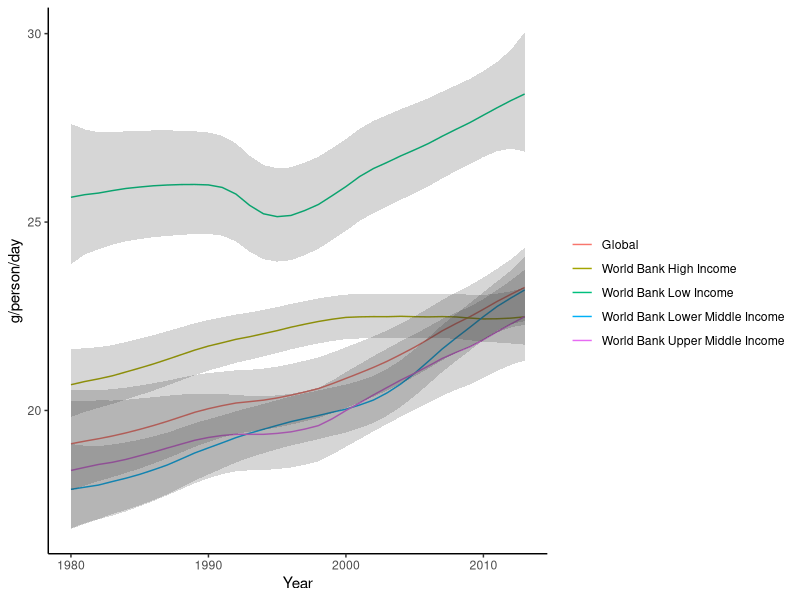
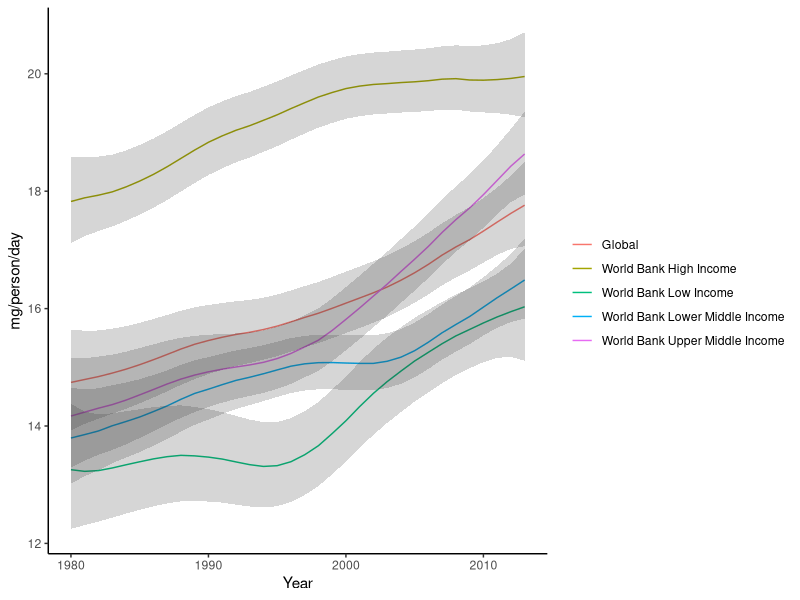
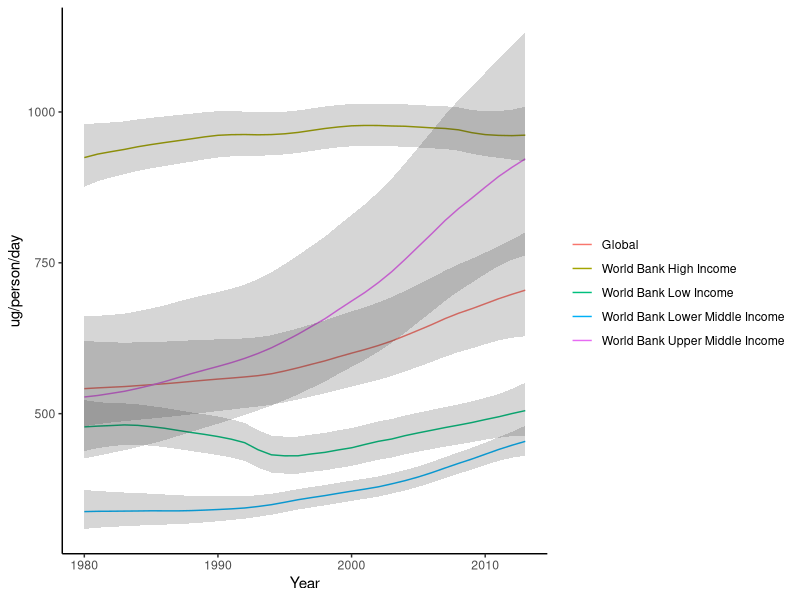
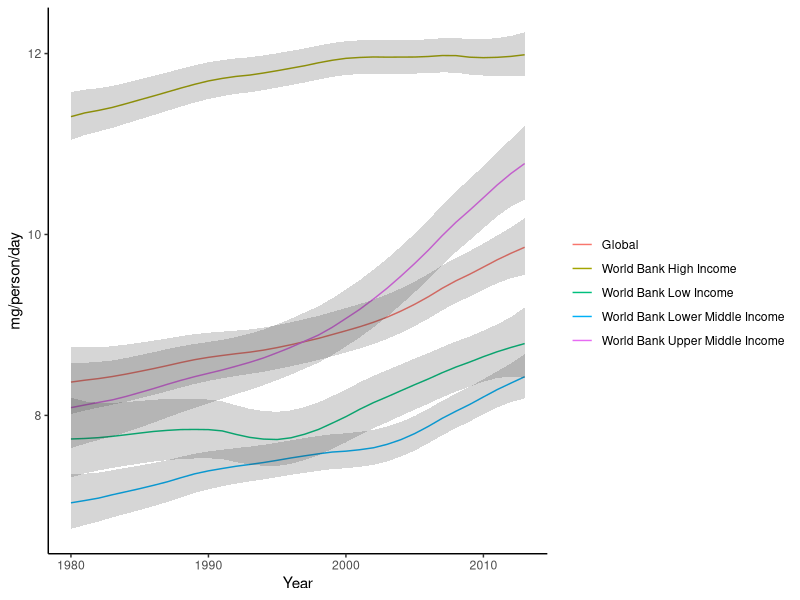

Recreate these plots in R, in order.
#### Startup ####

list.of.packages <- c("data.table","ggplot2","openxlsx")
new.packages <- list.of.packages[!(list.of.packages %in% installed.packages()[,"Package"])]
if(length(new.packages)) install.packages(new.packages)
lapply(list.of.packages, require, character.only=T)

# Change WD to git repo if needed
wd <- "~/GNR"
setwd(wd)

dat = read.xlsx("Figure 3.5 Availability of fiber, iron, zinc and vitamin A at the global level and by income classification.xlsx",startRow = 2)

nutrients = unique(dat$nutrient)
for(the_nutrient in nutrients){
  dat.sub = subset(dat,nutrient==the_nutrient)
  unit_lab = paste0(dat.sub$unit[1],"/person/day")
  chart_title = paste0(the_nutrient,".png")
  p = ggplot(dat.sub,aes(x=year, group=income.classification)) + 
    geom_line(aes(y=mean, color=income.classification)) + 
    geom_ribbon(aes(ymin=lower.bound, ymax=upper.bound), alpha=0.2) +
    theme_classic() +
    labs(x="Year",y=unit_lab) + 
    guides(color=guide_legend(title=""))
  ggsave(chart_title,p,width=10,height=5)
}